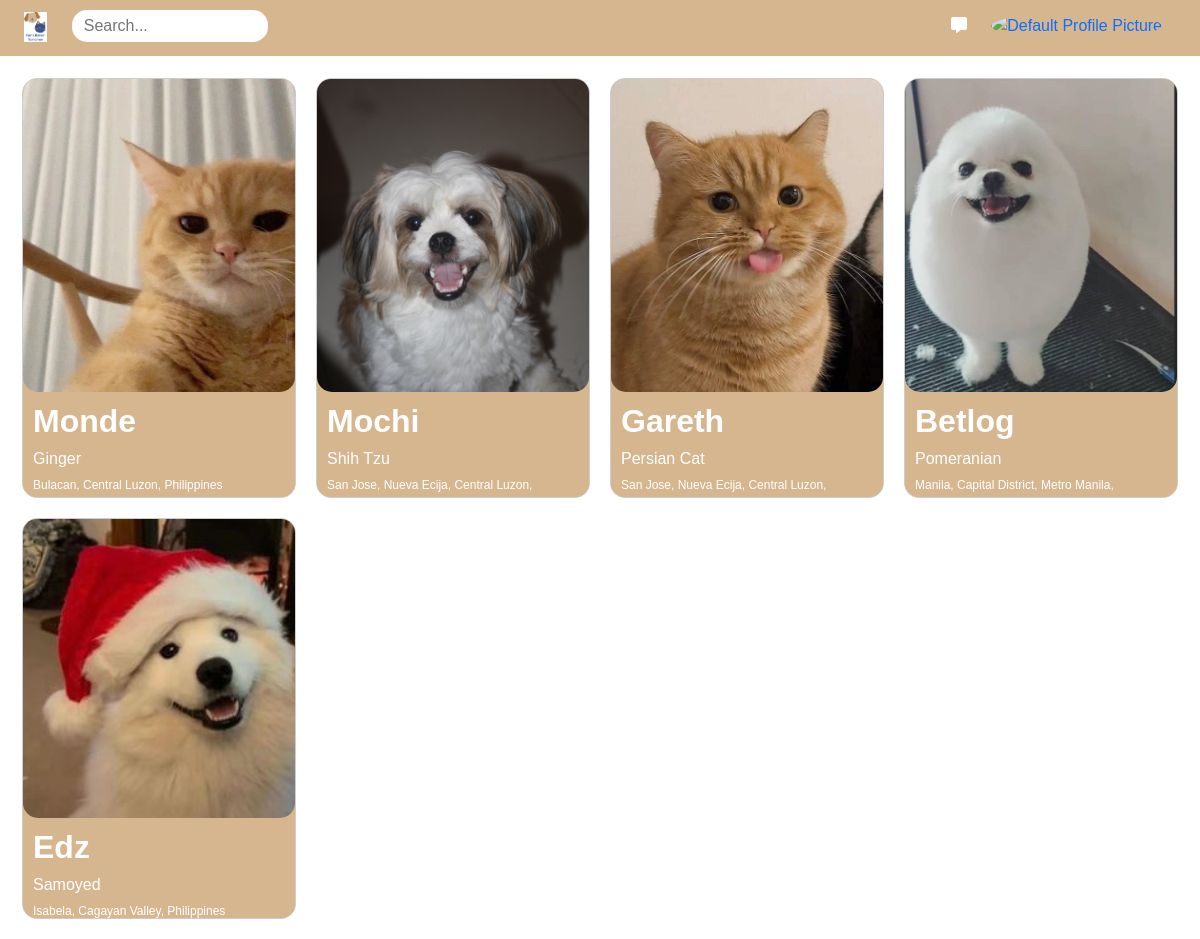
The app's page /home/ (signed in) with its own data.
### my_app/models.py (models this page shows, shortened)
class Profile(models.Model):
    user = models.ForeignKey(User, on_delete=models.CASCADE)
    profile_picture = models.ImageField(upload_to='Profile_pic/', blank=True, null=True)
    name = models.CharField(max_length=100, default='Unknown')
    gender = models.CharField(max_length=10, default='Unknown')
    breed = models.CharField(max_length=100, default='Unknown')
    birthday = models.DateField(default='2000-01-01')
    location = models.CharField(max_length=200, default='Unknown')
    created_at = models.DateTimeField(auto_now_add=True)
    updated_at = models.DateTimeField(auto_now=True)

### my_app/views.py (the view)
# urls.py: path('home/', views.home, name='home'),
@login_required(login_url='login')
def home(request):
    profiles = Profile.objects.all()
    profile = profiles.first()  # Get the first profile from the QuerySet
    if profile:
        birth_date = profile.birthday
        today = date.today()
        age = today.year - birth_date.year - ((today.month, today.day) < (birth_date.month, birth_date.day))
    else:
        birth_date = None
        age = None
    context = {
        'profiles': profiles,
        'birthday': birth_date,
        'age': age
    }
    return render(request, 'home.html', context)

### my_app/context_processors.py (called while the page is built)
def user_profile(request):
    if request.user.is_authenticated:
        try:
            profile = Profile.objects.get(user=request.user)
        except Profile.DoesNotExist:
            profile = None
        return {'profile': profile}
    return {}

### my_app/templates/home.html (shortened to what this page needs)
{% extends "header.html" %}
{% block content %}
{% load static %}
<div class="container-fluid" style="margin-top: 2px; font-family: helvetica;">
    <div class="pet-cards-flex">
        {% for profile in profiles %}
        {% if user.id != profile.user.id %}
        <div class="pet-card" onclick="openPopup('{{ profile.profile_picture.url }}', '{{ profile.name }}', '{{ profile.gender }}','{{ profile.breed }}', '{{ profile.birthday }}', '{{ age }}','{{ profile.location }}')">
            <a href="javascript:void(0);" style="text-decoration: none;">
                <img src="{{ profile.profile_picture.url }}" alt="{{ profile.name }}">
                <div class="pet-info">
                    <h1 style="font-size: 32px;">{{ profile.name }}</h1>
                    <h3 style="font-size: 16px;">{{ profile.breed }}</h3>
                    <p>{{ profile.location }}</p>
                </div>
            </a>
        </div>
        {% endif %}
        {% endfor %}
    </div>
</div>
{% endblock %}

### static/css/bimble.css (style rules this page uses)
* { font-family: Helvetica; }
.pet-cards-flex { display: flex; justify-content: left; padding: 10px 0; flex-wrap: wrap; }
.pet-card { background-color: #D6B68F; flex-basis: calc(25% - 20px); border: 1px solid #ccc; border-radius: 15px; overflow: hidden; margin: 10px; position: relative; width: 150px; }
.pet-card h1 { font-size: 24px; font-weight: bold; color: white; }
.pet-card p { font-size: 12px; }
.pet-card img { width: 100%; height: 75%; border-radius: 0 0 15px 15px; object-fit: cover; aspect-ratio: 1 / 1; }
.pet-info { padding: 10px; background-color: #D6B68F; color: white; }

### records on screen
Profile: profile_picture (picture), name "Monde", breed "Ginger", location "Bulacan, Central Luzon, Philippines"
Profile: profile_picture (picture), name "Mochi", breed "Shih Tzu", location "San Jose, Nueva Ecija, Central Luzon,…"
Profile: profile_picture (picture), name "Gareth", breed "Persian Cat", location "San Jose, Nueva Ecija, Central Luzon,…"
Profile: profile_picture (picture), name "Betlog", breed "Pomeranian", location "Manila, Capital District, Metro Manila,…"
Profile: profile_picture (picture), name "Edz", breed "Samoyed", location "Isabela, Cagayan Valley, Philippines"
